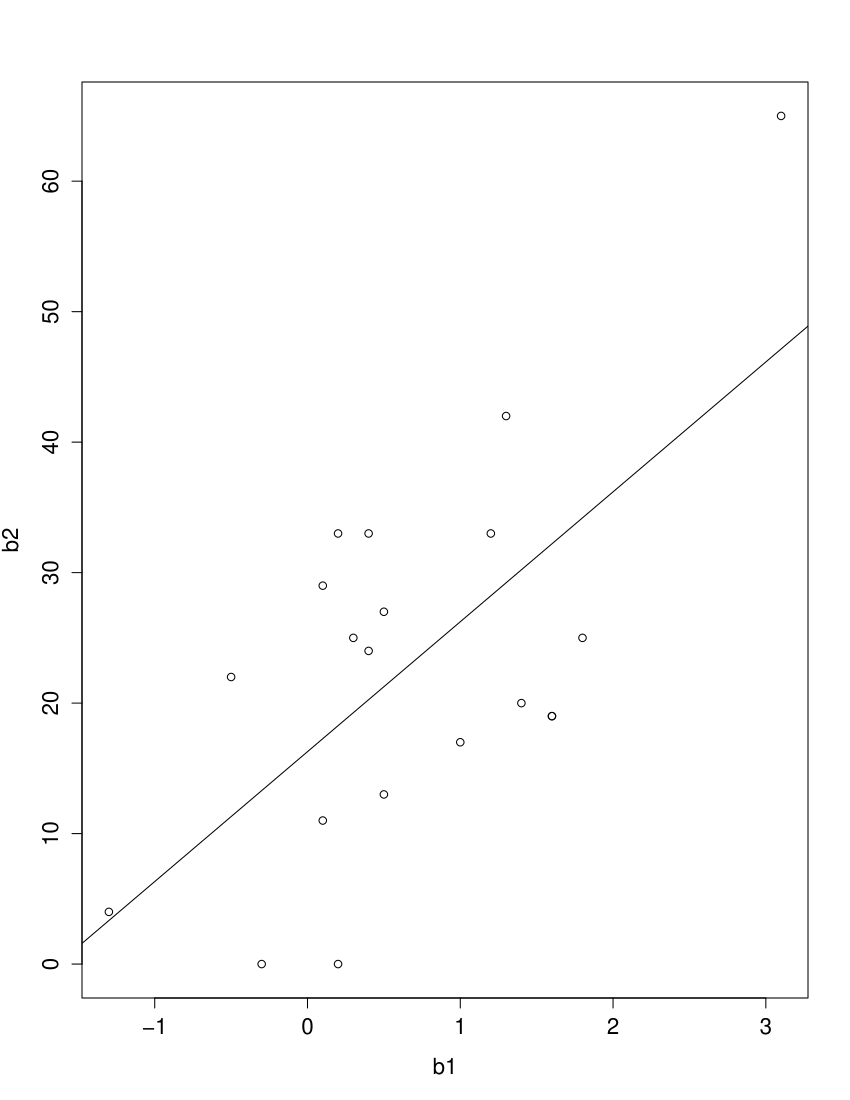

R code for this plot:
### Regression

First <- c(20,32,35,34,40,51,52,56,57,68)
Second <- c(23,34,36,44,42,51,54,57,54,62)

#2
#a.
plot(First, Second)

r <- cor(First, Second) #answer : 0.969

SE <- sqrt((1-r^2)/(length(First)-2))  #answer : 0.873

#d : sample distribution of r
#e.
rt <- cor.test(First, Second)
rt$conf.int
#answer : 0.87-0.99

#3
#a. 
First_B <- First + 30
Second_B <- Second + 30

rB <-cor(First_B, Second_B)
#same as r 
#b.
#same as r >>> only extreme values affect!!!

#4. 
b1 <- c(-1.3,-0.5,-0.3,0.2,0.1,0.5,1.0,0.3,0.4,0.5,0.1,0.2,0.4,1.3,1.2,1.4,1.6,1.6,1.8,3.1)
b2 <- c(4,22,0,0,11,13,17,25,24,27,29,33,33,42,33,20,19,19,25,65)

plot(b1, b2)
# positive linear (maybe),  extreme value!

#b.
model <- lm(b2~b1)
#lm(y~X) y : reponsive varibale / x : predictor(explanatory variable)
abline(model)

#c.
#H0 : home range size does not predict infant mortality (beta = 0)
#Ha : home range size does predict infant mortality

#answer : b = 9.955, a=16.280, 
summary(model)
a <-model$coefficients[1]
b <- model$coefficients[2]
